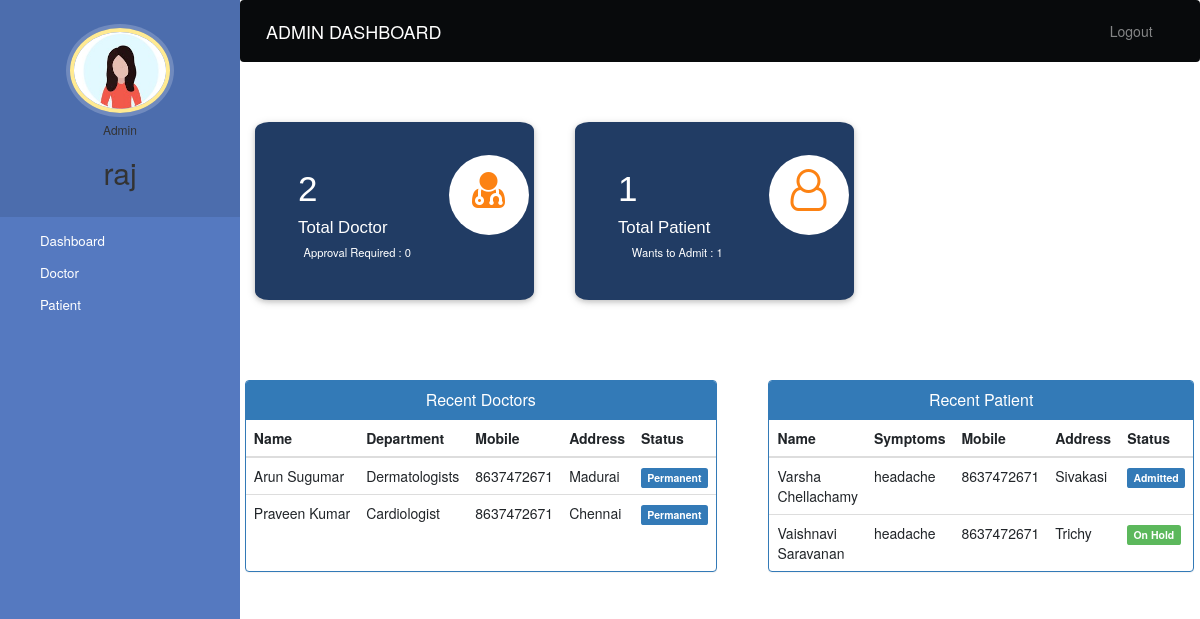
Page /admin-dashboard (signed in) on the committed database.
### hospital/models.py (models this page shows, shortened)
class Doctor(models.Model):
    user = models.OneToOneField(User, on_delete=models.CASCADE)
    profile_pic = models.ImageField(upload_to='profile_pic/DoctorProfilePic/', null=True)
    address = models.CharField(max_length=40)
    mobile = models.CharField(max_length=20, null=True)
    department = models.CharField(max_length=50, choices=departments, default='Cardiologist')
    status = models.BooleanField(default=False)
    @property
    def get_name(self):
        return self.user.first_name + " " + self.user.last_name

class Patient(models.Model):
    user = models.OneToOneField(User, on_delete=models.CASCADE)
    profile_pic = models.ImageField(upload_to='profile_pic/PatientProfilePic/', null=True)
    address = models.CharField(max_length=40)
    mobile = models.CharField(max_length=20, null=False)
    symptoms = models.CharField(max_length=100, null=False)
    assignedDoctorId = models.PositiveIntegerField(null=True)
    admitDate = models.DateField(auto_now=True)
    status = models.BooleanField(default=False)
    @property
    def get_name(self):
        return self.user.first_name + " " + self.user.last_name

### hospital/views.py (the view)
# urls.py: path('admin-dashboard', views.admin_dashboard_view, name='admin-dashboard'),
@login_required(login_url='adminlogin')
@user_passes_test(is_admin)
def admin_dashboard_view(request):
    doctors = models.Doctor.objects.all().order_by('id')
    patients = models.Patient.objects.all().order_by('id')
    doctorcount = models.Doctor.objects.all().filter(status=True).count()
    pendingdoctorcount = models.Doctor.objects.all().filter(status=False).count()
    patientcount = models.Patient.objects.all().filter(status=True).count()
    pendingpatientcount = models.Patient.objects.all().filter(status=False).count()
    mydict = {
        'doctors': doctors,
        'patients': patients,
        'doctorcount': doctorcount,
        'pendingdoctorcount': pendingdoctorcount,
        'patientcount': patientcount,
        'pendingpatientcount': pendingpatientcount,
    }
    return render(request, 'hospital/admin_dashboard.html', context=mydict)

### hospital/views.py (called while the page is built)
def is_admin(user):
    return user.groups.filter(name='ADMIN').exists()

### templates/hospital/admin_dashboard.html
{% extends 'hospital/admin_base.html' %}
{% load static %}
{% block content %}
{%include 'hospital/admin_dashboard_cards.html'%}
<br><br><br><br>
  <div class="row">
    <div class="panel panel-primary " style="margin-left:2%;">
      <div class="panel-heading" style="text-align:center;">
        <h6 class="panel-title">Recent Doctors</h6>
      </div>
      <table class="table table-hover" id="dev-table">
        <thead>
          <tr>
            <th>Name</th>
            <th>Department</th>
            <th>Mobile</th>
            <th>Address</th>
            <th>Status</th>
          </tr>
        </thead>
        {% for d in doctors %}
        <tr>
          <td> {{d.get_name}}</td>
          <td>{{d.department}}</td>
          <td>{{d.mobile}}</td>
          <td>{{d.address}}</td>
          {%if d.status%}
          <td> <span class="label label-primary">Permanent</span></td>
          {% else %}
          <td> <span class="label label-success">On Hold</span></td>
          {% endif %}
        </tr>
        {% endfor %}
      </table>
    </div>
    <div class="row">
    <div class="panel panel-primary " style="margin-left:14%;">
      <div class="panel-heading" style="text-align:center;">
        <h6 class="panel-title">Recent Patient</h6>
      </div>
      <table class="table table-hover" >
        <thead>
          <tr>
            <th>Name</th>
            <th>Symptoms</th>
            <th>Mobile</th>
            <th>Address</th>
            <th>Status</th>
          </tr>
        </thead>
        {% for p in patients %}
        <tr>
          <td> {{p.get_name}}</td>
          <td>{{p.symptoms}}</td>
          <td>{{p.mobile}}</td>
          <td>{{p.address}}</td>
          {%if p.status%}
          <td> <span class="label label-primary">Admitted</span></td>
          {% else %}
          <td> <span class="label label-success">On Hold</span></td>
          {% endif %}
        </tr>
        {% endfor %}
      </table>
    </div>
{% endblock content %}

### templates/hospital/admin_base.html (shortened to what this page needs)
<!DOCTYPE html>
{% load static %}
<html lang="en">
<head>
  <link rel="stylesheet" href="https://stackpath.bootstrapcdn.com/bootstrap/4.3.1/css/bootstrap.min.css">
  <link rel="stylesheet" href="https://maxcdn.bootstrapcdn.com/font-awesome/4.7.0/css/font-awesome.min.css">
  <link rel="stylesheet" href="{% static '/style.css' %}">
</head>
<body>
  <nav class="menu" tabindex="0">
    <header class='avatar'>
      <img src="{% static 'images/admingirl.jpg' %}" />
      <h6>Admin</h6>
      <h2>{{request.user.first_name}}</h2>
    </header>
    <ul>
      <li tabindex="0" class="icon-dashboard"> <a style="color:white; text-decoration:none;" href="/admin-dashboard"><span>Dashboard</span></a> </li>
      <li tabindex="0" class="icon-customers"> <a style="color:white; text-decoration:none;" href="/admin-doctor"><span>Doctor</span></a></li>
      <li tabindex="0" class="icon-users"> <a style="color:white; text-decoration:none;" href="/admin-patient"><span>Patient</span></a></li>
    </ul>
  </nav>
  <main>
    <div class="bs-example">
      <nav class="navbar navbar-expand-md  navbar-dark fixed-top" style="background:#080a0c;">
        <a href="/admin-dashboard" class="navbar-brand">ADMIN DASHBOARD</a>
        <div class="collapse navbar-collapse justify-content-between" id="navbarCollapse">
          <div class="navbar-nav" style=" margin-left: 90%;">
            <a href="/logout" class="nav-item nav-link">Logout</a>
          </div>
        </div>
      </nav>
    </div>
    <br><br>
    {% block content %}
    {% endblock content %}
  </main>
</body>
</html>

### templates/hospital/admin_dashboard_cards.html (shortened to what this page needs)
<!DOCTYPE html>
<html lang="en" dir="ltr">
<head>
  <link rel="stylesheet" href="https://maxcdn.bootstrapcdn.com/bootstrap/3.4.1/css/bootstrap.min.css">
  <link rel="stylesheet" href="https://cdnjs.cloudflare.com/ajax/libs/font-awesome/4.7.0/css/font-awesome.min.css">
</head>
<body>
  <div class="market-updates" >
    <div class="col-md-4 market-update-gd">
      <div class="market-update-block clr-block-1">
        <div class="col-md-8 market-update-left">
          <h3>{{doctorcount}}</h3>
          <h4>Total Doctor</h4>
          <p>Approval Required : {{pendingdoctorcount}}</p>
        </div>
        <div class="col-md-4 market-update-right">
          <i class="fa fa-user-md"></i>
        </div>
        <div class="clearfix"> </div>
      </div>
    </div>
    <div class="col-md-4 market-update-gd">
      <div class="market-update-block clr-block-2">
        <div class="col-md-8 market-update-left">
          <h3>{{patientcount}}</h3>
          <h4>Total Patient</h4>
          <p>Wants to Admit : {{pendingpatientcount}}</p>
        </div>
        <div class="col-md-4 market-update-right">
          <i class="fa fa-user-o"></i>
        </div>
        <div class="clearfix"> </div>
      </div>
    </div>
  </div>
</body>
</html>

### static/CSS/style.css (style rules this page uses)
body { padding-left: 240px; }
main { position: relative; height: 100vh; }
.menu { background: #5bc995; height: 100vh; width: 240px; position: fixed; top: 0px; left: 0; z-index: 5; outline: none; }
.menu .avatar { background: rgba(0, 0, 0, 0.1); padding: 2em 0.5em; text-align: center; }
.menu .avatar img { width: 100px; border-radius: 50%; overflow: hidden; border: 4px solid #ffea92; box-shadow: 0 0 0 4px rgba(255, 255, 255, 0.2); }
.menu .avatar h2 { font-weight: normal; margin-bottom: 0; }
.menu ul { list-style: none; padding: 0.5em 0; margin: 0; }
.menu ul li { padding: 0.5em 1em 0.5em 3em; font-size: 0.95em; font-weight: regular; background-repeat: no-repeat; background-position: left 15px center; background-size: auto 20px; transition: all 0.15s linear; cursor: pointer; }
.menu ul li.icon-dashboard { background-image: url("http://www.entypo.com/images//gauge.svg"); }
.menu ul li.icon-customers { background-image: url("http://www.entypo.com/images//briefcase.svg"); }
.menu ul li.icon-users { background-image: url("http://www.entypo.com/images//users.svg"); }

### templates/hospital/admin_base.html (style rules this page uses)
a:link { text-decoration: none; }
a { color: white; }
.fa { font-size: 23px; width: 60px; text-align: center; text-decoration: none; margin: 5px 2px; border-radius: 50%; }
p { text-align: center; }
body { padding-left: 240px; }
main { position: relative; height: 100vh; }
.menu { background: #5579c0; height: 100vh; width: 240px; position: fixed; top: 0px; left: 0; z-index: 5; outline: none; }
.menu .avatar { background: rgba(0, 0, 0, 0.1); padding: 2em 0.5em; text-align: center; }
.menu .avatar img { width: 100px; border-radius: 50%; overflow: hidden; border: 4px solid #ffea92; box-shadow: 0 0 0 4px rgba(255, 255, 255, 0.2); }
.menu .avatar h2 { font-weight: normal; margin-bottom: 0; }
.menu ul { list-style: none; padding: 0.5em 0; margin: 0; }
.menu ul li { padding: 0.5em 1em 0.5em 3em; font-size: 0.95em; font-weight: regular; background-repeat: no-repeat; background-position: left 15px center; background-size: auto 20px; transition: all 0.15s linear; cursor: pointer; }
.menu ul li.icon-dashboard { background-image: url("http://www.entypo.com/images//gauge.svg"); }
.menu ul li.icon-customers { background-image: url("http://www.entypo.com/images//briefcase.svg"); }
.menu ul li.icon-users { background-image: url("http://www.entypo.com/images//users.svg"); }

### templates/hospital/admin_dashboard_cards.html (style rules this page uses)
.market-update-block { padding: 2em 2em; background: #999; border-radius: 5%; }
.market-update-block h3 { color: #fff; font-size: 2.5em; font-family: 'Carrois Gothic', sans-serif; }
.market-update-block h4 { font-size: 1.2em; color: #fff; margin: 0.3em 0em; font-family: 'Carrois Gothic', sans-serif; }
.market-update-block p { color: #fff; font-size: 0.8em; line-height: 1.8em; }
.market-update-block.clr-block-1 { background: #213c64; margin-right: 0.8em; box-shadow: 0 2px 5px 0 rgba(0, 0, 0, 0.16), 0 2px 10px 0 rgba(0, 0, 0, 0.12); transition: 0.5s all; -webkit-transition: 0.5s all; -moz-transition: 0.5s all; -o-transition: 0.5s all; }
.market-update-block.clr-block-2 { background:#213c64; margin-right: 0.8em; box-shadow: 0 2px 5px 0 rgba(0, 0, 0, 0.16), 0 2px 10px 0 rgba(0, 0, 0, 0.12); transition: 0.5s all; -webkit-transition: 0.5s all; -moz-transition: 0.5s all; -o-transition: 0.5s all; }
.market-update-right i.fa.fa-user-o { font-size: 3em; color:#FC8213; width: 80px; height: 80px; background: #fff; text-align: center; border-radius: 49px; -webkit-border-radius: 49px; -moz-border-radius: 49px; -o-border-radius: 49px; line-height: 1.7em; }
.market-update-right i.fa.fa-user-md { font-size: 3em; color: #FC8213; width: 80px; height: 80px; background: #fff; text-align: center; border-radius: 49px; -webkit-border-radius: 49px; -moz-border-radius: 49px; -o-border-radius: 49px; line-height: 1.7em; }
.market-update-left { padding: 0px; }
body { align-items: center; }

### rows in the picture
Doctor: get_name "Arun Sugumar", department "Dermatologists", mobile "8637472671", address "Madurai", status "Permanent"
Doctor: get_name "Praveen Kumar", department "Cardiologist", mobile "8637472671", address "Chennai", status "Permanent"
Patient: get_name "Varsha Chellachamy", symptoms "headache", mobile "8637472671", address "Sivakasi", status "Admitted"
Patient: get_name "Vaishnavi Saravanan", symptoms "headache", mobile "8637472671", address "Trichy", status "On Hold"

### other values in the picture
{{ request.user.first_name }} "raj"
{{ doctorcount }} "2"
{{ pendingdoctorcount }} "0"
{{ patientcount }} "1"
{{ pendingpatientcount }} "1"
